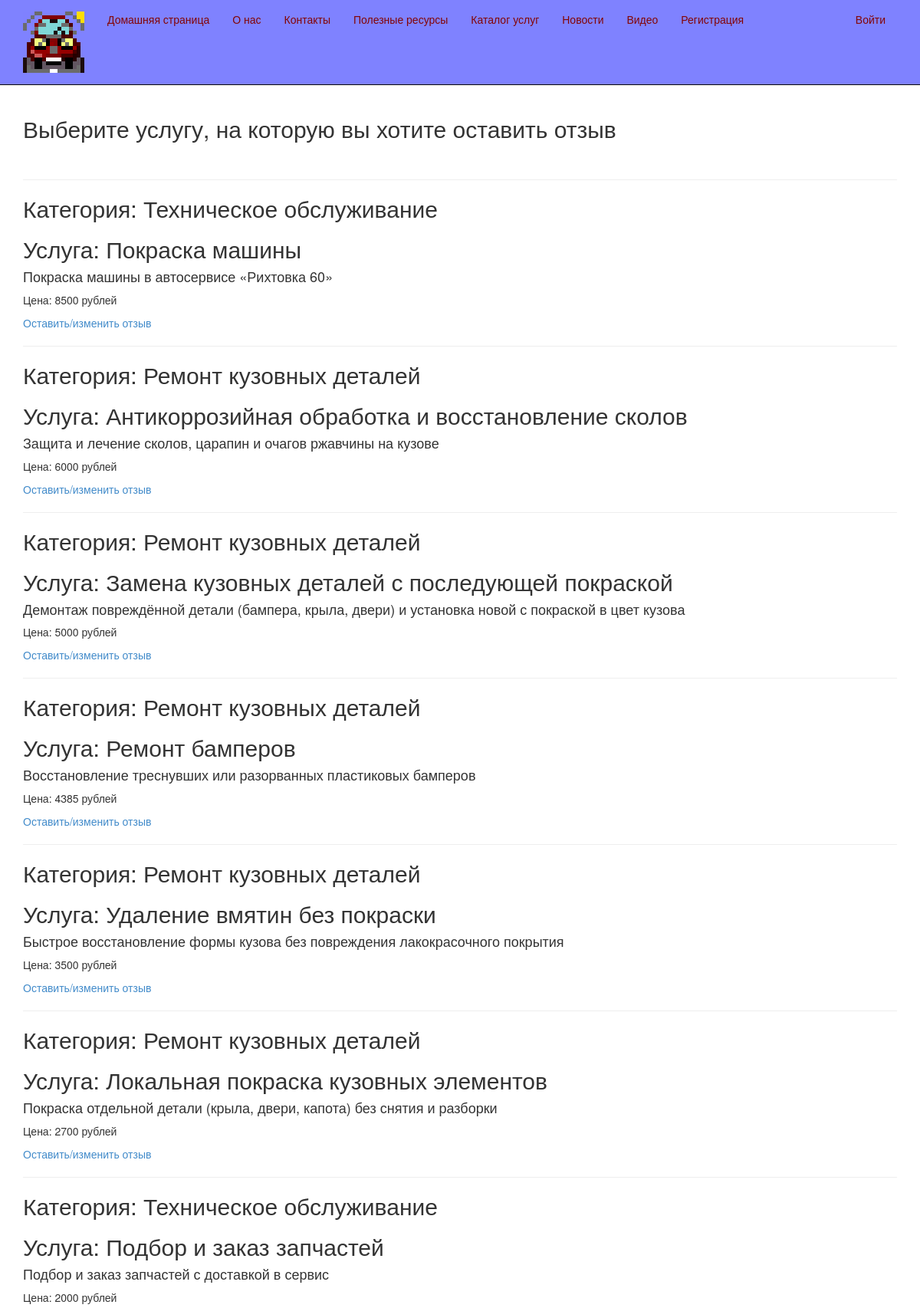
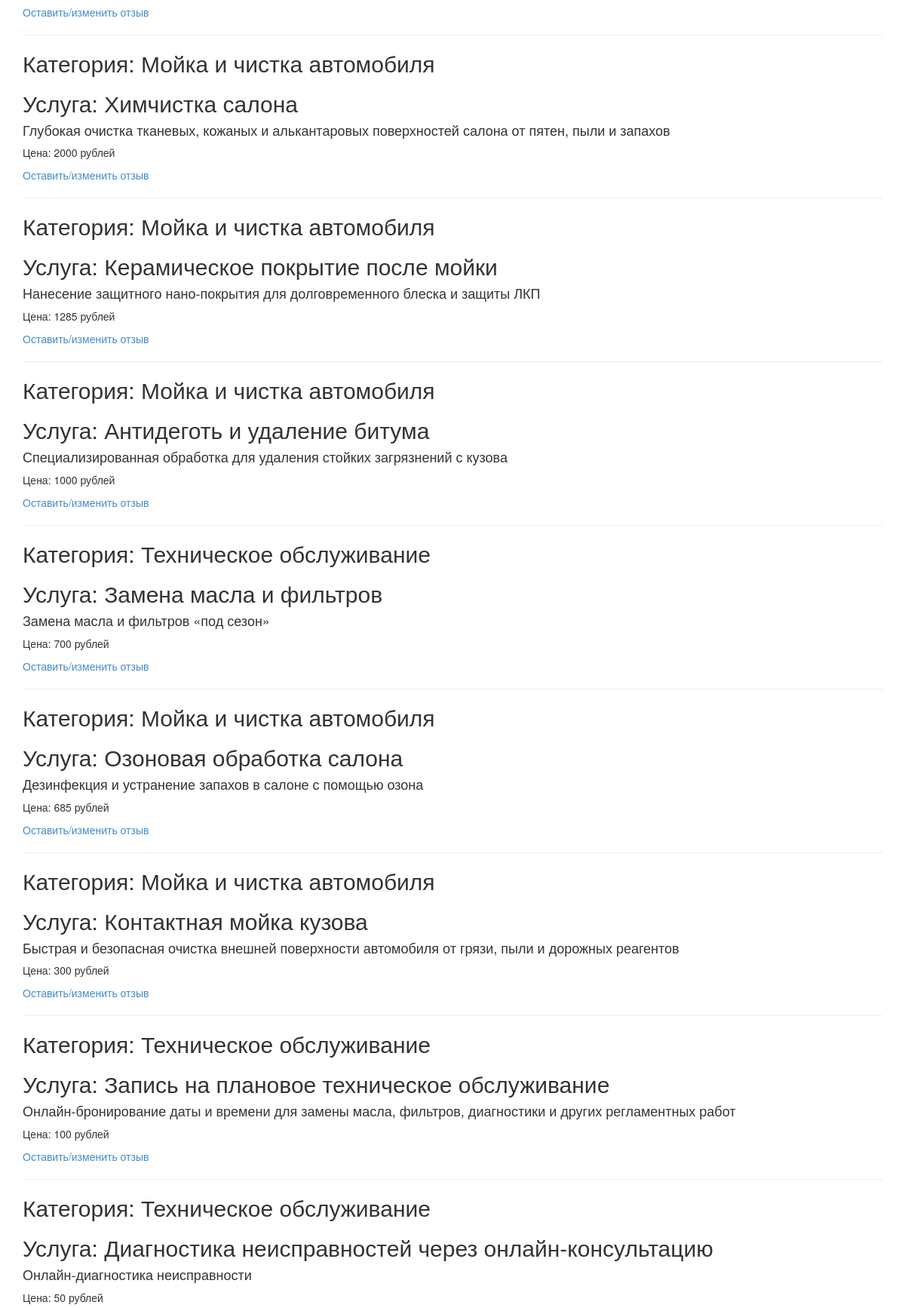
The page /reviewpost/ (upper part) on the database its author committed (2 pictures, top to bottom).
### app/models.py (models this page shows, shortened)
class Service(models.Model):
    title = models.CharField(max_length=100, verbose_name="Заголовок")
    description = models.TextField(verbose_name="Краткое содержание")
    content = models.TextField(verbose_name="Полное содержание")
    price = models.IntegerField(default=0, verbose_name="Цена")
    image = models.FileField(default='temp.jpg', verbose_name='Путь к картинке')
    category = models.CharField(default='', max_length=100, verbose_name="Категория")
    class Meta:
        db_table = "Services" # имя таблицы для модели
        ordering = ["-price"] # порядок сортировки данных в модели ("-" означает по убыванию)
        verbose_name = "услуга"
        verbose_name_plural = "услуги"

### app/views.py (the view)
# urls.py: path('reviewpost/', views.reviewpost, name='reviewpost'),
def reviewpost(request):
    assert isinstance(request, HttpRequest)
    services = Service.objects.all()
    return render(
        request,
        'app/reviewpost.html',
        {
            'title':'Оставить отзыв на услуги',
            'services': services,
            'year':datetime.now().year,
            }
        )

### app/templates/app/reviewpost.html (shortened to what this page needs)
{% extends "app/layout.html" %}
{% block content %}
<h2>Выберите услугу, на которую вы хотите оставить отзыв</h2>
<br />
{% for service in services %}
<hr />
<div class="">
    <h2> Категория: {{service.category}} </h2>
    <h2> Услуга: {{service.title}} </h2>
    <h4> {{service.description}} </h4>
    <p> Цена: {{service.price}} рублей</p>
    <p><a href="{% url 'addreview' parametr=service.id %}"> Оставить/изменить отзыв </a> </p>
</div>
{% endfor %}
{% endblock %}

### app/static/app/content/site.css (style rules this page uses)
body { padding-top: 0px; padding-bottom: 20px; }

### rows shown on the page
Service: category "Техническое обслуживание", title "Покраска машины", description "Покраска машины в автосервисе «Рихтовка 60»", price "8500"
Service: category "Ремонт кузовных деталей", title "Антикоррозийная обработка и восстановление сколов", description "Защита и лечение сколов, царапин и очагов ржавчины на кузове", price "6000"
Service: category "Ремонт кузовных деталей", title "Замена кузовных деталей с последующей покраской", description "Демонтаж повреждённой детали (бампера, крыла, двери) и установка новой с покраской в цвет кузова", price "5000"
Service: category "Ремонт кузовных деталей", title "Ремонт бамперов", description "Восстановление треснувших или разорванных пластиковых бамперов", price "4385"
Service: category "Ремонт кузовных деталей", title "Удаление вмятин без покраски", description "Быстрое восстановление формы кузова без повреждения лакокрасочного покрытия", price "3500"
Service: category "Ремонт кузовных деталей", title "Локальная покраска кузовных элементов", description "Покраска отдельной детали (крыла, двери, капота) без снятия и разборки", price "2700"
Service: category "Техническое обслуживание", title "Подбор и заказ запчастей", description "Подбор и заказ запчастей с доставкой в сервис", price "2000"
Service: category "Мойка и чистка автомобиля", title "Химчистка салона", description "Глубокая очистка тканевых, кожаных и алькантаровых поверхностей салона от пятен, пыли и запахов", price "2000"
Service: category "Мойка и чистка автомобиля", title "Керамическое покрытие после мойки", description "Нанесение защитного нано-покрытия для долговременного блеска и защиты ЛКП", price "1285"
Service: category "Мойка и чистка автомобиля", title "Антидеготь и удаление битума", description "Специализированная обработка для удаления стойких загрязнений с кузова", price "1000"
Service: category "Техническое обслуживание", title "Замена масла и фильтров", description "Замена масла и фильтров «под сезон»", price "700"
Service: category "Мойка и чистка автомобиля", title "Озоновая обработка салона", description "Дезинфекция и устранение запахов в салоне с помощью озона", price "685"
Service: category "Мойка и чистка автомобиля", title "Контактная мойка кузова", description "Быстрая и безопасная очистка внешней поверхности автомобиля от грязи, пыли и дорожных реагентов", price "300"
Service: category "Техническое обслуживание", title "Запись на плановое техническое обслуживание", description "Онлайн-бронирование даты и времени для замены масла, фильтров, диагностики и других регламентных работ", price "100"
Service: category "Техническое обслуживание", title "Диагностика неисправностей через онлайн-консультацию", description "Онлайн-диагностика неисправности", price "50"
